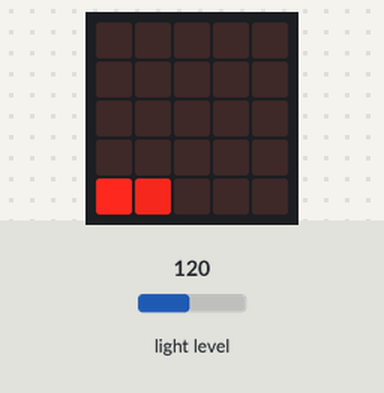
Recording of a program running on a simulated BBC micro:bit running MicroPython. Shown: the board's 5×5 LED display. The inputs (shaded band) are chosen by the test bench; at power-on: light level 120. Random numbers come from a fixed seed.

Above: at 1.2 s.
1.3 s: light level set to 5
At 2.26 s:
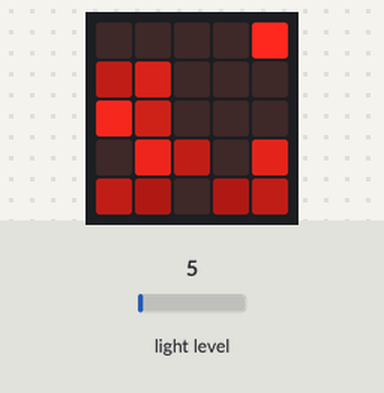
4.2 s: light level set to 128
At 5.3 s:
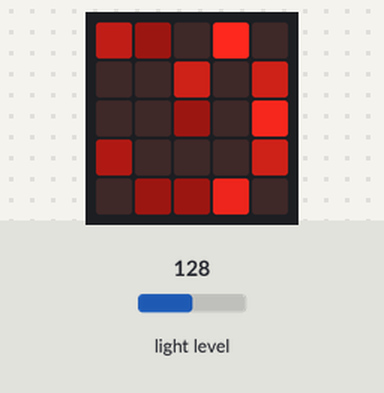
7.4 s: light level set to 1
At 7.87 s:
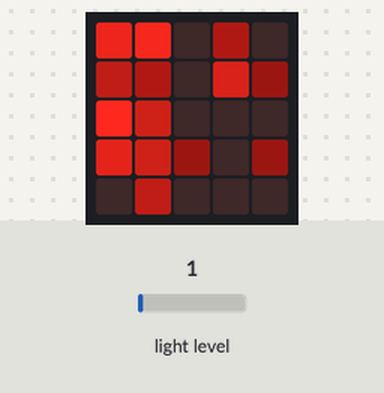
9.8 s: light level set to 191
At 10.5 s:
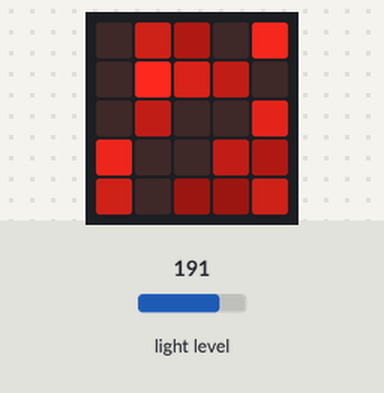
13.0 s: light level set to 64
At 14.76 s:
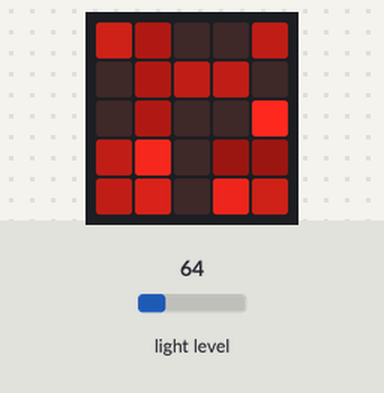
16.1 s: light level set to 5
At 16.96 s:
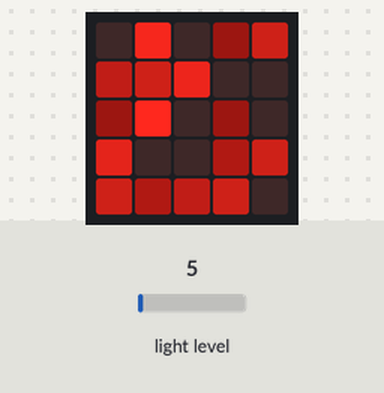
Timing chart, 0 to 19.1 s (numbered marks = the images above; inputs shaded):
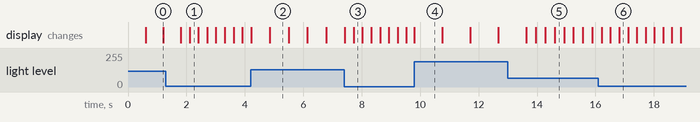

The program:

led_dance.py
```python
'''
Copiado de: https://github.com/bbcmicrobit/micropython/tree/master/examples
'''
import microbit
import random

def led_dance():
  dots = [ [0]*5, [0]*5, [0]*5, [0]*5, [0]*5 ]
  while True:
    dots[random.randrange(5)][random.randrange(5)] = 9
    for i in range(5):
      for j in range(5):
        microbit.display.set_pixel(i, j, dots[i][j])
        if random.random() < 0.2 or dots[i][j] > 4:
          dots[i][j] = max(dots[i][j] - 1, 0)
    microbit.sleep(microbit.display.read_light_level() * 5)

led_dance()
```

Measured:
- what the display in image 0 shows lasts 0.6 s, from 0.6 s to 1.2 s
- what the display in image 4 shows lasts 1.0 s, from 9.8 s to 10.8 s
